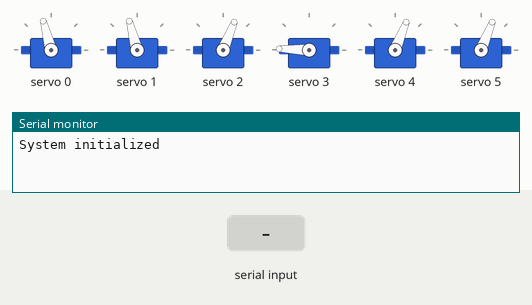
The sketch below on a simulated Arduino Uno, built with avr-gcc and run on an emulated ATmega328P. Parts: 6 × servo, the last lines printed to the serial monitor. The inputs (shaded band) are chosen by the test bench.

Above: at 1.2 s.
1.3 s: "0\n" received over the second serial link
At 1.6 s:
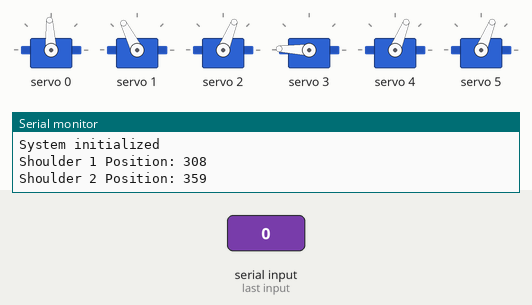
2.8 s: "2\n" received over the second serial link
At 3.9 s:
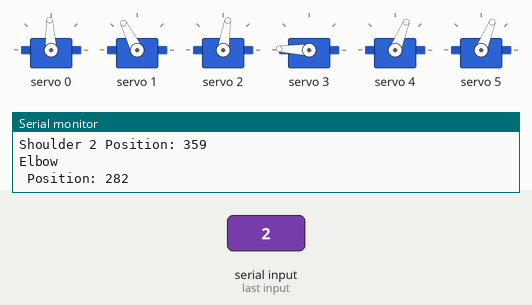
4.3 s: "4\n" received over the second serial link
At 5.1 s:
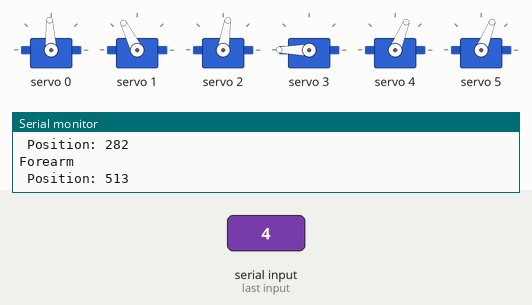
5.8 s: "6\n" received over the second serial link
At 6.2 s:
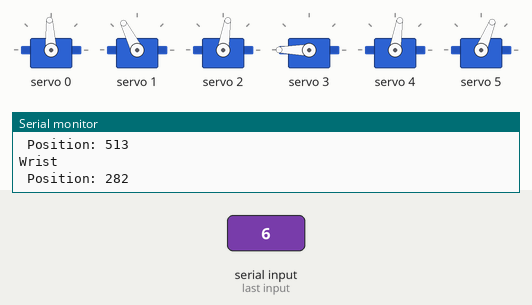
7.3 s: "8\n" received over the second serial link
At 8.5 s:
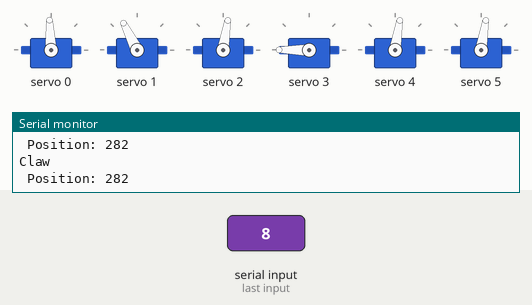
8.8 s: "1\n" received over the second serial link
At 9.7 s:
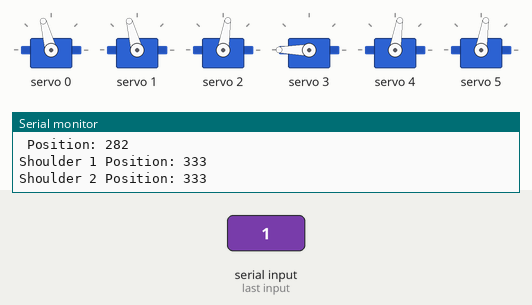
Timing chart, 0 to 11.3 s (numbered marks = the images above; inputs shaded):
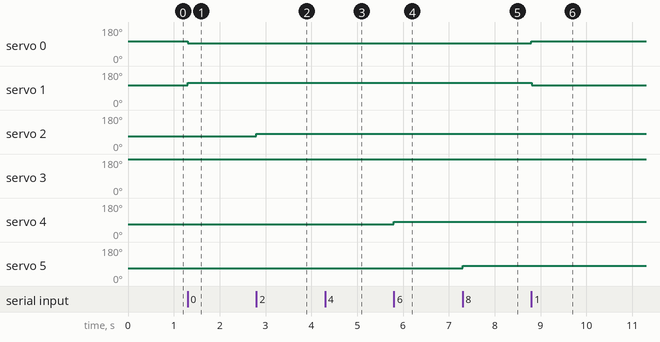

Measured:
- after the input at 1.3 s, servo 0: 105° → 93° at once; servo 1: 105° → 117° at once
- after the input at 2.8 s, servo 2: 68° → 81° at once
- after the input at 4.3 s, servo 3: 178° → 180° at once
- after the input at 5.8 s, servo 4: 68° → 81° at once
- after the input at 7.3 s, servo 5: 68° → 81° at once
- after the input at 8.8 s, servo 0: 93° → 105° at once; servo 1: 117° → 105° at once

The sketch:

connor_code.ino
```cpp
#include <Wire.h>
#include <Adafruit_PWMServoDriver.h>
#include <SoftwareSerial.h>

// Constants
SoftwareSerial mySerial(7, 8); // RX, TX
Adafruit_PWMServoDriver pwm = Adafruit_PWMServoDriver();
const int SERVO_FREQ = 50;

const int SHOULDER_1_MIN = 282; // Minimum position for Shoulder 1
const int SHOULDER_1_MAX = 461; // Maximum position for Shoulder 1

const int SHOULDER_2_MIN = 205; // Minimum position for Shoulder 2
const int SHOULDER_2_MAX = 384; // Maximum position for Shoulder 2

// Degree mappings
int degrees[] = {103, 128, 154, 179, 205, 231, 256, 282, 308, 333, 359, 384, 410, 436, 461, 487, 513, 538, 564};

// Joint positions
int shoulderPos[2], elbowPos, forearmPos, wristPos, clawPos;

// Function prototypes
void initializeServos();
void moveJoint(int &currentPos, int step, int channel, const char *jointName);
void moveShoulder(int step);
void handleInput(char input);
void sayHello();

void setup() {
  Serial.begin(115200);
  while (!Serial) {}

  mySerial.begin(9600);
  pwm.begin();
  pwm.setPWMFreq(SERVO_FREQ);

  initializeServos();

  Serial.println("System initialized");
}

void loop() {
  if (mySerial.available()) {
    char input = mySerial.read();
    if (input != '\n' && input != '\r') {
      handleInput(input);
    }
  }
}

void initializeServos() {
  // Initialize servos to default positions
  shoulderPos[0] = shoulderPos[1] = degrees[9]; // Degrees 90
  elbowPos = wristPos = clawPos = degrees[6]; // Degrees 0
  forearmPos = degrees[15];

  pwm.setPWM(0, 0, shoulderPos[0]);
  pwm.setPWM(1, 0, shoulderPos[1]);
  pwm.setPWM(2, 0, elbowPos);
  pwm.setPWM(3, 0, forearmPos);
  pwm.setPWM(4, 0, wristPos);
  pwm.setPWM(5, 0, clawPos);
}

void moveJoint(int &currentPos, int step, int channel, const char *jointName) {
  int currentIndex = -1;
  for (int i = 0; i < sizeof(degrees) / sizeof(degrees[0]); i++) {
    if (degrees[i] == currentPos) {
      currentIndex = i;
      break;
    }
  }

  int newIndex = currentIndex + step;
  if (newIndex >= 0 && newIndex < sizeof(degrees) / sizeof(degrees[0])) {
    int newPosition = degrees[newIndex];

    // Check limits for Shoulder 1 and Shoulder 2
    if ((channel == 0 && (newPosition < SHOULDER_1_MIN || newPosition > SHOULDER_1_MAX)) ||
        (channel == 1 && (newPosition < SHOULDER_2_MIN || newPosition > SHOULDER_2_MAX))) {
      Serial.print(jointName);
      Serial.println(" Movement out of bounds (limit reached)");
      return;
    }

    // Update position and move the servo
    currentPos = newPosition;
    pwm.setPWM(channel, 0, currentPos);
    Serial.print(jointName);
    Serial.print(" Position: ");
    Serial.println(currentPos);
  } else {
    Serial.print(jointName);
    Serial.println(" Movement out of bounds (invalid index)");
  }
}

void moveShoulder(int step) {
  moveJoint(shoulderPos[0], step, 0, "Shoulder 1");
  moveJoint(shoulderPos[1], -step, 1, "Shoulder 2");
}

void handleInput(char input) {
  switch (input) {
    case '0': moveShoulder(-1); break; // Move shoulder down
    case '1': moveShoulder(1); break;  // Move shoulder up
    case '2': moveJoint(elbowPos, 1, 2, "Elbow\n"); break;  // Move elbow up
    case '3': moveJoint(elbowPos, -1, 2, "Elbow\n"); break; // Move elbow down
    case '4': moveJoint(forearmPos, 1, 3, "Forearm\n"); break; // Move forearm up
    case '5': moveJoint(forearmPos, -1, 3, "Forearm\n"); break; // Move forearm down
    case '6': moveJoint(wristPos, 1, 4, "Wrist\n"); break;    // Move wrist up
    case '7': moveJoint(wristPos, -1, 4, "Wrist\n"); break;   // Move wrist down
    case '8': moveJoint(clawPos, 1, 5, "Claw\n"); break;     // Open claw
    case '9': moveJoint(clawPos, -1, 5, "Claw\n"); break;    // Close claw
    case 'h': sayHello(); break;
    case 's': initializeServos(); break;
    default: Serial.print("-"); return;
  }
}

void sayHello() {
  Serial.println("Saying Hello...");
  for (int i = 0; i < 3; i++) {
    // Move to degrees[10] (high position)
    forearmPos = degrees[12];
    pwm.setPWM(3, 0, forearmPos);
    Serial.print("Forearm Position: ");
    Serial.println(forearmPos);
    delay(500); // Pause for 500ms

    // Move to degrees[3] (low position)
    forearmPos = degrees[6];
    pwm.setPWM(3, 0, forearmPos);
    Serial.print("Forearm Position: ");
    Serial.println(forearmPos);
    delay(500); // Pause for 500ms
  }
  Serial.println("Finished saying hello.");
}
```
